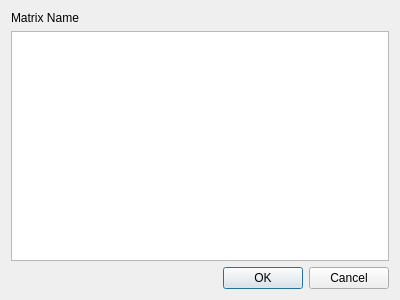
<?xml version="1.0" encoding="UTF-8"?>
<ui version="4.0">
 <class>ShowMatrixDialog</class>
 <widget class="QDialog" name="ShowMatrixDialog">
  <property name="geometry">
   <rect>
    <x>0</x>
    <y>0</y>
    <width>400</width>
    <height>300</height>
   </rect>
  </property>
  <property name="windowTitle">
   <string>Dialog</string>
  </property>
  <layout class="QVBoxLayout" name="verticalLayout">
   <item>
    <widget class="QLabel" name="label">
     <property name="text">
      <string>Matrix Name</string>
     </property>
    </widget>
   </item>
   <item>
    <widget class="QTableWidget" name="tableWidget">
     <property name="editTriggers">
      <set>QAbstractItemView::NoEditTriggers</set>
     </property>
     <property name="rowCount">
      <number>0</number>
     </property>
     <attribute name="horizontalHeaderDefaultSectionSize">
      <number>30</number>
     </attribute>
     <attribute name="horizontalHeaderMinimumSectionSize">
      <number>25</number>
     </attribute>
    </widget>
   </item>
   <item>
    <widget class="QDialogButtonBox" name="buttonBox">
     <property name="orientation">
      <enum>Qt::Horizontal</enum>
     </property>
     <property name="standardButtons">
      <set>QDialogButtonBox::Cancel|QDialogButtonBox::Ok</set>
     </property>
    </widget>
   </item>
  </layout>
 </widget>
 <resources/>
 <connections>
  <connection>
   <sender>buttonBox</sender>
   <signal>accepted()</signal>
   <receiver>ShowMatrixDialog</receiver>
   <slot>accept()</slot>
   <hints>
    <hint type="sourcelabel">
     <x>248</x>
     <y>254</y>
    </hint>
    <hint type="destinationlabel">
     <x>157</x>
     <y>274</y>
    </hint>
   </hints>
  </connection>
  <connection>
   <sender>buttonBox</sender>
   <signal>rejected()</signal>
   <receiver>ShowMatrixDialog</receiver>
   <slot>reject()</slot>
   <hints>
    <hint type="sourcelabel">
     <x>316</x>
     <y>260</y>
    </hint>
    <hint type="destinationlabel">
     <x>286</x>
     <y>274</y>
    </hint>
   </hints>
  </connection>
 </connections>
</ui>
